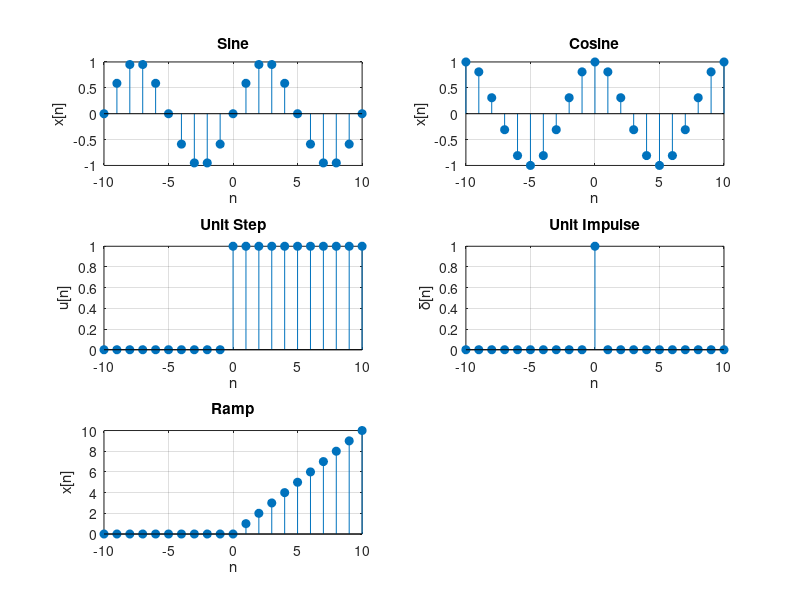

MATLAB code for this plot:
n = -10:10;

x1 = sin(2*pi*0.1*n);      % Sine
x2 = cos(2*pi*0.1*n);      % Cosine
x3 = (n >= 0);             % Unit step u[n]
x4 = (n == 0);             % Unit impulse δ[n]
x5 = n .* (n >= 0);        % Ramp

figure;
subplot(3,2,1); stem(n,x1,'filled'); title('Sine');        xlabel('n'); ylabel('x[n]'); grid on;
subplot(3,2,2); stem(n,x2,'filled'); title('Cosine');      xlabel('n'); ylabel('x[n]'); grid on;
subplot(3,2,3); stem(n,x3,'filled'); title('Unit Step');   xlabel('n'); ylabel('u[n]'); grid on;
subplot(3,2,4); stem(n,x4,'filled'); title('Unit Impulse');xlabel('n'); ylabel('\delta[n]'); grid on;
subplot(3,2,5); stem(n,x5,'filled'); title('Ramp');        xlabel('n'); ylabel('x[n]'); grid on;
